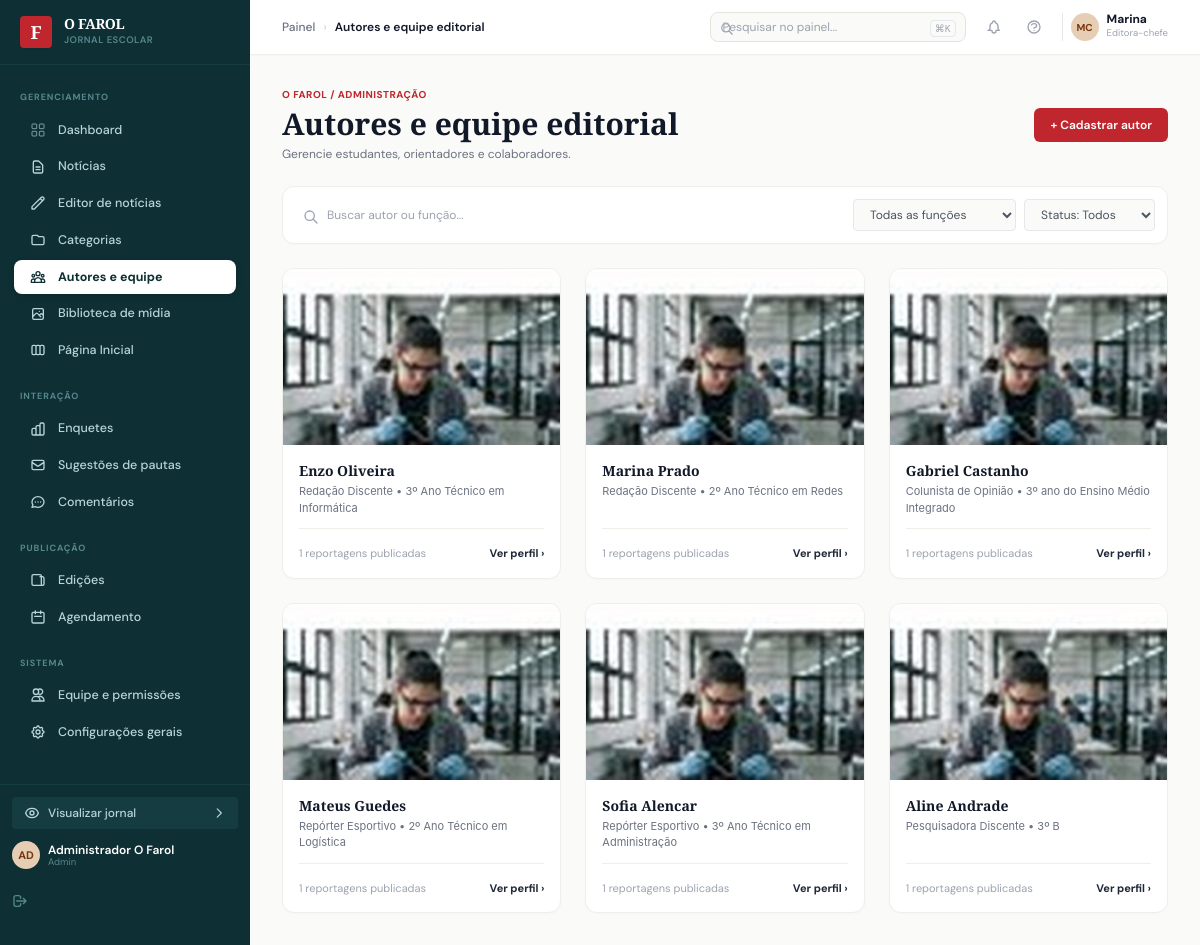
/admin/autores.php (signed in), run on the app's committed database.
### tables this page shows
CREATE TABLE `autores` (
  `id` INT AUTO_INCREMENT PRIMARY KEY,
  `nome` VARCHAR(120) NOT NULL,
  `email` VARCHAR(150) NULL,
  `foto` VARCHAR(255) NULL,
  `turma` VARCHAR(100) NULL,  
  `cargo` VARCHAR(100) NULL,  
  `biografia` TEXT NULL,
  `redes_sociais` JSON NULL,
  `ativo` TINYINT(1) NOT NULL DEFAULT 1,
  `criado_em` TIMESTAMP DEFAULT CURRENT_TIMESTAMP
);

### includes/functions.php (called while the page is built, shortened)
<?php
function e(?string $string): string {
    return htmlspecialchars((string)$string, ENT_QUOTES, 'UTF-8');
}

### admin/autores.php (the view, shortened to what this page needs)
<?php
require_once __DIR__ . '/header.php';
$pdo = getDBConnection();
$busca = trim($_GET['q'] ?? '');
$autores_cards = [];
if ($pdo) {
    try {
        $sql = "SELECT a.*, COUNT(na.noticia_id) as qtd_noticias
                FROM autores a
                LEFT JOIN noticia_autores na ON a.id = na.autor_id
                WHERE 1=1";
        $params = [];
        $sql .= " GROUP BY a.id ORDER BY a.id ASC";
        $stmt = $pdo->prepare($sql);
        $stmt->execute($params);
        $bdAutores = $stmt->fetchAll();
        foreach ($bdAutores as $aut) {
            $cargo_formatado = $aut['cargo'];
            if (!empty($aut['turma'])) {
                $cargo_formatado .= ' • ' . $aut['turma'];
            }
            $autores_cards[] = [
                'id' => $aut['id'],
                'nome' => $aut['nome'],
                'cargo' => $cargo_formatado,
                'qtd' => ($aut['qtd_noticias'] ?? 0) . ' reportagens publicadas',
                'foto' => !empty($aut['foto_url']) ? $aut['foto_url'] : 'assets/images/ciencia-lab.jpg',
                'ativo' => !empty($aut['ativo'])
            ];
        }
    } catch (Exception $e) {}
}
?>
<div class="flex items-center justify-between mb-6">
  <div>
    <div class="text-[10px] font-bold text-[#c0262d] uppercase tracking-wider mb-1">O FAROL / ADMINISTRAÇÃO</div>
    <h1 class="text-3xl font-editorial-heading font-bold text-[#111827]">Autores e equipe editorial</h1>
    <p class="text-xs text-gray-500 mt-1">Gerencie estudantes, orientadores e colaboradores.</p>
  </div>
  <button type="button" onclick="document.getElementById('modal-novo-autor').classList.remove('hidden')" class="btn-admin-red">
    + Cadastrar autor
  </button>
</div>
<form method="GET" action="" class="admin-card p-3 mb-6 flex flex-wrap items-center justify-between gap-3">
  <div class="relative flex-1 min-w-[280px]">
    <input type="text" name="q" value="<?= e($busca) ?>" placeholder="Buscar autor ou função..."
           class="w-full pl-8 pr-3 py-1.5 text-xs bg-transparent border-0 focus:outline-none">
    <svg class="w-4 h-4 text-gray-400 absolute left-2 top-2" fill="none" stroke="currentColor" viewBox="0 0 24 24"><path stroke-linecap="round" stroke-linejoin="round" stroke-width="2" d="M21 21l-6-6m2-5a7 7 0 11-14 0 7 7 0 0114 0z"/></svg>
  </div>
  <div class="flex items-center gap-2 text-xs">
    <select name="funcao" onchange="this.form.submit()" class="border border-gray-200 rounded px-3 py-1.5 bg-[#fafaf8] text-gray-600 outline-none">
      <option value="">Todas as funções</option>
    </select>
    <select name="status" onchange="this.form.submit()" class="border border-gray-200 rounded px-3 py-1.5 bg-[#fafaf8] text-gray-600 outline-none">
      <option value="">Status: Todos</option>
    </select>
  </div>
</form>
<div class="grid grid-cols-1 md:grid-cols-2 lg:grid-cols-3 gap-6">
  <?php foreach ($autores_cards as $membro): ?>
    <div class="admin-card overflow-hidden flex flex-col justify-between hover:border-gray-300 transition-colors">
      <div class="h-44 overflow-hidden relative bg-gray-100">
        <img src="<?= BASE_URL ?>/<?= e($membro['foto']) ?>"
             alt="<?= e($membro['nome']) ?>"
             class="w-full h-full object-cover">
      </div>
      <div class="p-4 flex-1 flex flex-col justify-between">
        <div>
          <h3 class="text-sm font-bold text-gray-900 font-editorial-heading">
            <?= e($membro['nome']) ?>
          </h3>
          <p class="text-[11px] text-gray-500 font-sans mt-0.5">
            <?= e($membro['cargo']) ?>
          </p>
        </div>
        <div class="pt-4 mt-3 border-t border-[#f0eee9] flex items-center justify-between text-[11px]">
          <span class="text-gray-400"><?= e($membro['qtd']) ?></span>
          <a href="<?= BASE_URL ?>/admin/noticias.php?autor=<?= urlencode($membro['nome']) ?>" class="text-[#0e2f33] font-bold hover:underline flex items-center gap-1">
            Ver perfil ›
          </a>
        </div>
      </div>
    </div>
  <?php endforeach; ?>
</div>
<?php require_once __DIR__ . '/footer.php'; ?>

### data on the page
autores: nome "Enzo Oliveira", cargo "Redação Discente • 3º Ano Técnico em Informática", qtd "1 reportagens publicadas"
autores: nome "Marina Prado", cargo "Redação Discente • 2º Ano Técnico em Redes", qtd "1 reportagens publicadas"
autores: nome "Gabriel Castanho", cargo "Colunista de Opinião • 3º ano do Ensino Médio Integrado", qtd "1 reportagens publicadas"
autores: nome "Mateus Guedes", cargo "Repórter Esportivo • 2º Ano Técnico em Logística", qtd "1 reportagens publicadas"
autores: nome "Sofia Alencar", cargo "Repórter Esportivo • 3º Ano Técnico em Administração", qtd "1 reportagens publicadas"
autores: nome "Aline Andrade", cargo "Pesquisadora Discente • 3º B", qtd "1 reportagens publicadas"

### other printed values
substr($user['nome'] ?? 'MC', 0, 2) "AD"
$user['nome'] ?: 'Marina Costa' "Administrador O Farol"
$user['papel'] "Admin"
$admin_breadcrumb "Autores e equipe editorial"
